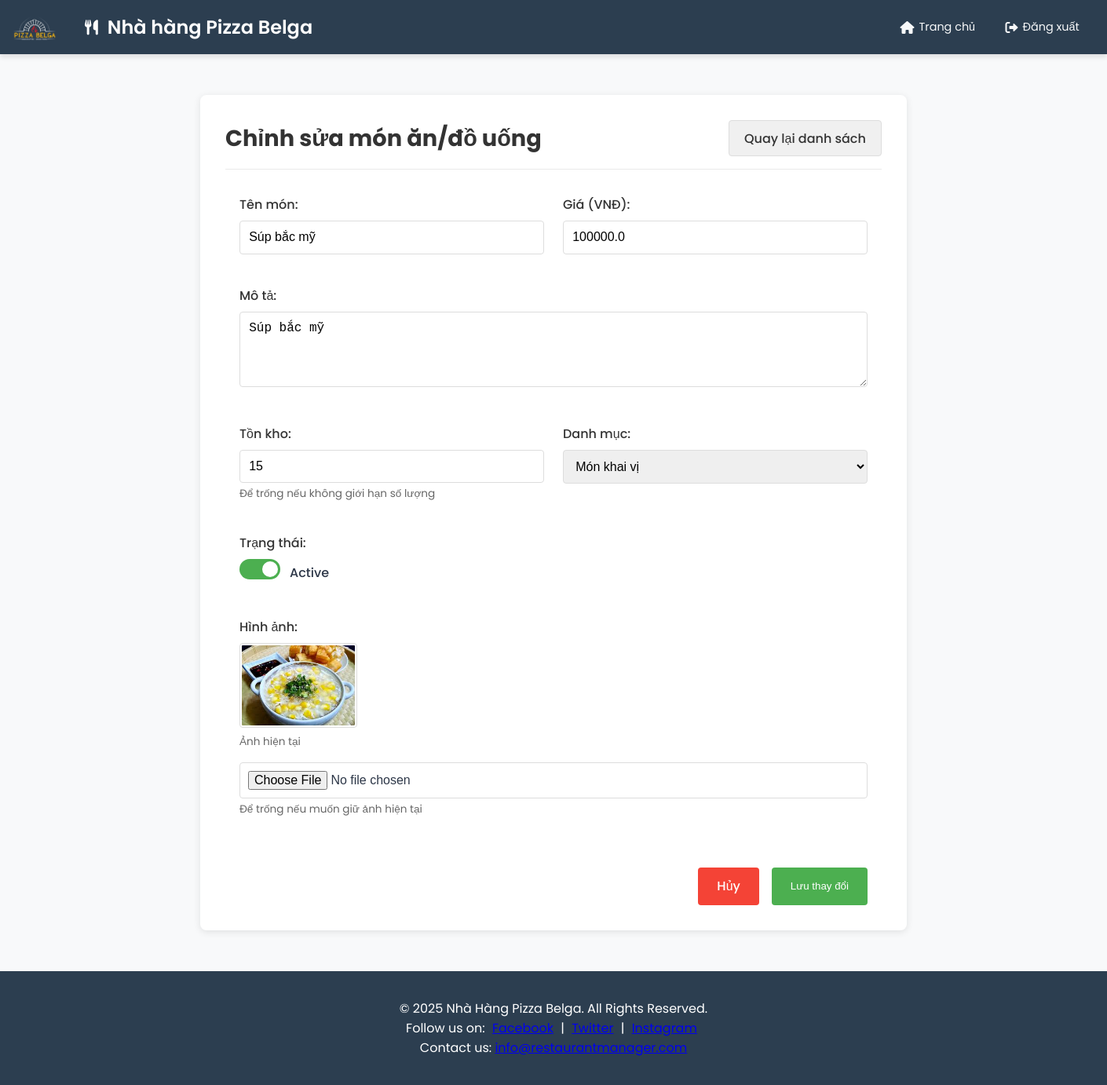
The page /menu/edit/2 on the database its author committed.
### models/menu_item.py (models this page shows, shortened)
class MenuItem(db.Model):
    __tablename__ = 'menu_items'
    id = db.Column(db.Integer, primary_key=True)
    name = db.Column(db.String(120), nullable=False)
    description = db.Column(db.Text)
    price = db.Column(db.Float, nullable=False)
    category = db.Column(db.String(50))  # Ví dụ: appetizer, main course, dessert, drink,...
    active = db.Column(db.Boolean, default=True)
    image = db.Column(db.String(255))
    inventory = db.Column(db.Integer, nullable=True)
    order_items = db.relationship("OrderItem", backref="menu_item", lazy=True)

### routes/menu.py (the view, shortened to what this page needs)
@menu_bp.route('/edit/<int:id>', methods=['GET', 'POST'])
def edit_menu_item(id):
    menu_item = MenuItem.query.get_or_404(id)
    return render_template('edit_menu_item.html', menu_item=menu_item)

### app.py (called while the page is built)
@app.before_request
def log_request_info():
    logging.info(f"Request: {request.method} {request.path}")
    logging.info(f"Headers: {request.headers}")
    logging.info(f"Body: {request.get_data()}")

@app.after_request
def log_response_info(response):
    logging.info(f"Response status: {response.status}")
    return response

### templates/edit_menu_item.html (shortened to what this page needs)
{% extends "layout.html" %}
{% block content %}
<div class="admin-container">
    <div class="menu-header">
        <h2>Chỉnh sửa món ăn/đồ uống</h2>
        <a href="{{ url_for('menu.list_menu') }}" class="btn-back">Quay lại danh sách</a>
    </div>
    <form method="POST" enctype="multipart/form-data" class="menu-form">
        <div class="form-group">
            <label for="name">Tên món:</label>
            <input type="text" id="name" name="name" value="{{ menu_item.name }}" required>
        </div>
        <div class="form-group">
            <label for="price">Giá (VNĐ):</label>
            <input type="number" id="price" name="price" step="1000" value="{{ menu_item.price }}" required>
        </div>
        <div class="form-group full-width">
            <label for="description">Mô tả:</label>
            <textarea id="description" name="description" rows="4">{{ menu_item.description }}</textarea>
        </div>
        <div class="form-group">
            <label for="inventory">Tồn kho:</label>
            <input type="number" id="inventory" name="inventory" value="{{ menu_item.inventory or '' }}" min="0">
            <small class="form-text">Để trống nếu không giới hạn số lượng</small>
        </div>
        <div class="form-group">
            <label for="category">Danh mục:</label>
            <select id="category" name="category" required>
                <option value="appetizer" {% if menu_item.category == 'appetizer' %}selected{% endif %}>Món khai vị</option>
            </select>
        </div>
        <div class="form-group">
            <label for="active">Trạng thái:</label>
            <div class="toggle-switch">
                <label for="active" class="toggle-label"></label>
                <span class="toggle-text">{{ 'Active' if menu_item.active else 'Inactive' }}</span>
            </div>
        </div>
        <div class="form-group full-width image-container">
            <label for="image">Hình ảnh:</label>
            {% if menu_item.image %}
            <div class="current-image">
                <img src="{{ url_for('static', filename=menu_item.image) }}" alt="{{ menu_item.name }}" class="preview-image">
                <small>Ảnh hiện tại</small>
            </div>
            {% endif %}
            <input type="file" id="image" name="image" accept="image/*">
            <small class="form-text">Để trống nếu muốn giữ ảnh hiện tại</small>
        </div>
        <div class="form-actions">
            <a href="{{ url_for('menu.list_menu') }}" class="btn-cancel">Hủy</a>
            <button type="submit" class="btn-save">Lưu thay đổi</button>
        </div>
    </form>
</div>
{% endblock %}

### static/css/style.css (style rules this page uses)
:root { --primary-color: #4a6fa5; --primary-dark: #345785; --secondary-color: #ff7e5f; --accent-color: #38b2ac; --background-color: #f8f9fa; --header-bg: #2c3e50; --header-hover: #34495e; --text-light: #f8f9fa; --text-dark: #2d3748; --border-color: #e2e8f0; --success-color: #38a169; --warning-color: #e9b949; --danger-color: #e53e3e; --info-color: #4299e1; }
* { margin: 0; padding: 0; box-sizing: border-box; }
body { font-family: 'Poppins', sans-serif; background-color: var(--background-color); color: var(--text-dark); min-height: 100vh; display: flex; flex-direction: column; }
form { max-width: 800px; margin: 0 auto; }
.form-group { margin-bottom: 20px; }

### static/css/menu.css (style rules this page uses)
.menu-header { display: flex; justify-content: space-between; align-items: center; margin-bottom: 1.5rem; }

### static/css/payment.css (style rules this page uses)
.form-group { margin-bottom: 15px; }
.form-group label { display: block; margin-bottom: 5px; font-weight: 500; color: #555; }
.form-group input, .form-group select { width: 100%; padding: 10px; border: 1px solid #ddd; border-radius: 4px; font-size: 1rem; box-sizing: border-box; transition: border-color 0.3s ease; }

### templates/edit_menu_item.html (style rules this page uses)
.admin-container { max-width: 900px; margin: 2rem auto; background-color: #fff; padding: 2rem; border-radius: 8px; box-shadow: 0 2px 10px rgba(0, 0, 0, 0.1); }
.menu-header { display: flex; justify-content: space-between; align-items: center; margin-bottom: 2rem; padding-bottom: 1rem; border-bottom: 1px solid #eaeaea; }
.menu-header h2 { margin: 0; color: #333; font-size: 1.8rem; }
.btn-back { background-color: #f0f0f0; color: #333; padding: 0.6rem 1.2rem; border-radius: 4px; text-decoration: none; font-weight: 500; transition: all 0.3s; border: 1px solid #ddd; }
.menu-form { display: grid; grid-template-columns: 1fr 1fr; gap: 1.5rem; }
.form-group { margin-bottom: 1rem; }
.form-group.full-width { grid-column: 1 / -1; }
.form-group label { display: block; margin-bottom: 0.5rem; font-weight: 500; color: #333; }
.form-group input[type="text"], .form-group input[type="number"], .form-group textarea, .form-group select { width: 100%; padding: 0.7rem; border: 1px solid #ddd; border-radius: 4px; font-size: 1rem; transition: border-color 0.3s; }
.form-group small { display: block; margin-top: 0.25rem; color: #666; font-size: 0.85rem; }
.toggle-switch { display: flex; align-items: center; }
.toggle-label { position: relative; display: inline-block; width: 52px; height: 26px; background-color: #ccc; border-radius: 26px; transition: background-color 0.3s; margin-right: 0.75rem; cursor: pointer; }
.toggle-label:after { content: ""; position: absolute; width: 20px; height: 20px; border-radius: 50%; background-color: white; top: 3px; left: 3px; transition: left 0.3s; }
.toggle-switch input[type="checkbox"]:checked + .toggle-label { background-color: #4CAF50; }
.toggle-switch input[type="checkbox"]:checked + .toggle-label:after { left: 29px; }
.toggle-text { font-weight: 500; }
.form-actions { grid-column: 1 / -1; display: flex; gap: 1rem; margin-top: 1.5rem; justify-content: flex-end; }
.btn-save { background-color: #4CAF50; color: white; border: none; padding: 0.7rem 1.5rem; border-radius: 4px; font-weight: 500; cursor: pointer; transition: background-color 0.3s; }
.btn-cancel { background-color: #f44336; color: white; border: none; padding: 0.7rem 1.5rem; border-radius: 4px; font-weight: 500; cursor: pointer; text-decoration: none; transition: background-color 0.3s; }
.current-image { margin-bottom: 1rem; }
.preview-image { max-width: 150px; max-height: 150px; border-radius: 4px; display: block; margin-bottom: 0.5rem; border: 1px solid #ddd; padding: 2px; }
.image-container { display: flex; flex-direction: column; }

### rows shown on the page
MenuItem: name "Súp bắc mỹ", price "100000.0", description "Súp bắc mỹ", inventory "15", category "Món khai vị", active "Active", image (picture)
